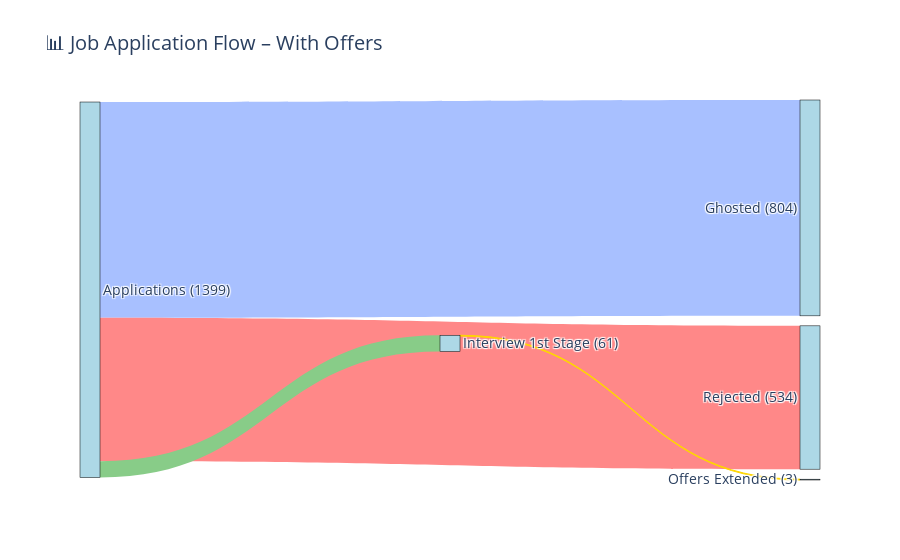

Source (notebook cell):
### Code cell
import plotly.graph_objects as go

# Define node labels with counts
labels = [
    "Applications (1399)",        # 0
    "Ghosted (804)",              # 1
    "Rejected (534)",             # 2
    "Interview 1st Stage (61)",   # 3
    "Offers Extended (3)"         # 4
]

# Define flows: source node → target node
sources = [0, 0, 0, 3]  # Applications → Ghosted, Rejected, Interview; Interview → Offer
targets = [1, 2, 3, 4]
values = [804, 534, 61, 3]

# Create Sankey diagram
fig = go.Figure(data=[go.Sankey(
    node=dict(
        pad=10,
        thickness=20,
        line=dict(color="black", width=0.5),
        label=labels,
        color="lightblue"
    ),
    link=dict(
        source=sources,
        target=targets,
        value=values,
        color=["#a8c0ff", "#ff8888", "#88cc88", "#ffd700"],  # colors for clarity
        label=[
            f"{labels[s]} → {labels[t]}: {v}" 
            for s, t, v in zip(sources, targets, values)
        ]
    )
)])

fig.update_layout(title_text="📊 Job Application Flow – With Offers", font_size=14)
fig.show()

### Figure 1 — Plotly figure (JSON) as saved in the notebook; plotly's stock layout.template omitted (floating-point values rounded to 4 significant figures)
{"data": [{"link": {"color": ["#a8c0ff", "#ff8888", "#88cc88", "#ffd700"], "label": ["Applications (1399) → Ghosted (804): 804", "Applications (1399) → Rejected (534): 534", "Applications (1399) → Interview 1st Stage (61): 61", "Interview 1st Stage (61) → Offers Extended (3): 3"], "source": [0, 0, 0, 3], "target": [1, 2, 3, 4], "value": [804, 534, 61, 3]}, "node": {"color": "lightblue", "label": ["Applications (1399)", "Ghosted (804)", "Rejected (534)", "Interview 1st Stage (61)", "Offers Extended (3)"], "line": {"color": "black", "width": 0.5}, "pad": 10, "thickness": 20}, "type": "sankey"}], "layout": {"font": {"size": 14}, "title": {"text": "📊 Job Application Flow – With Offers"}}}
